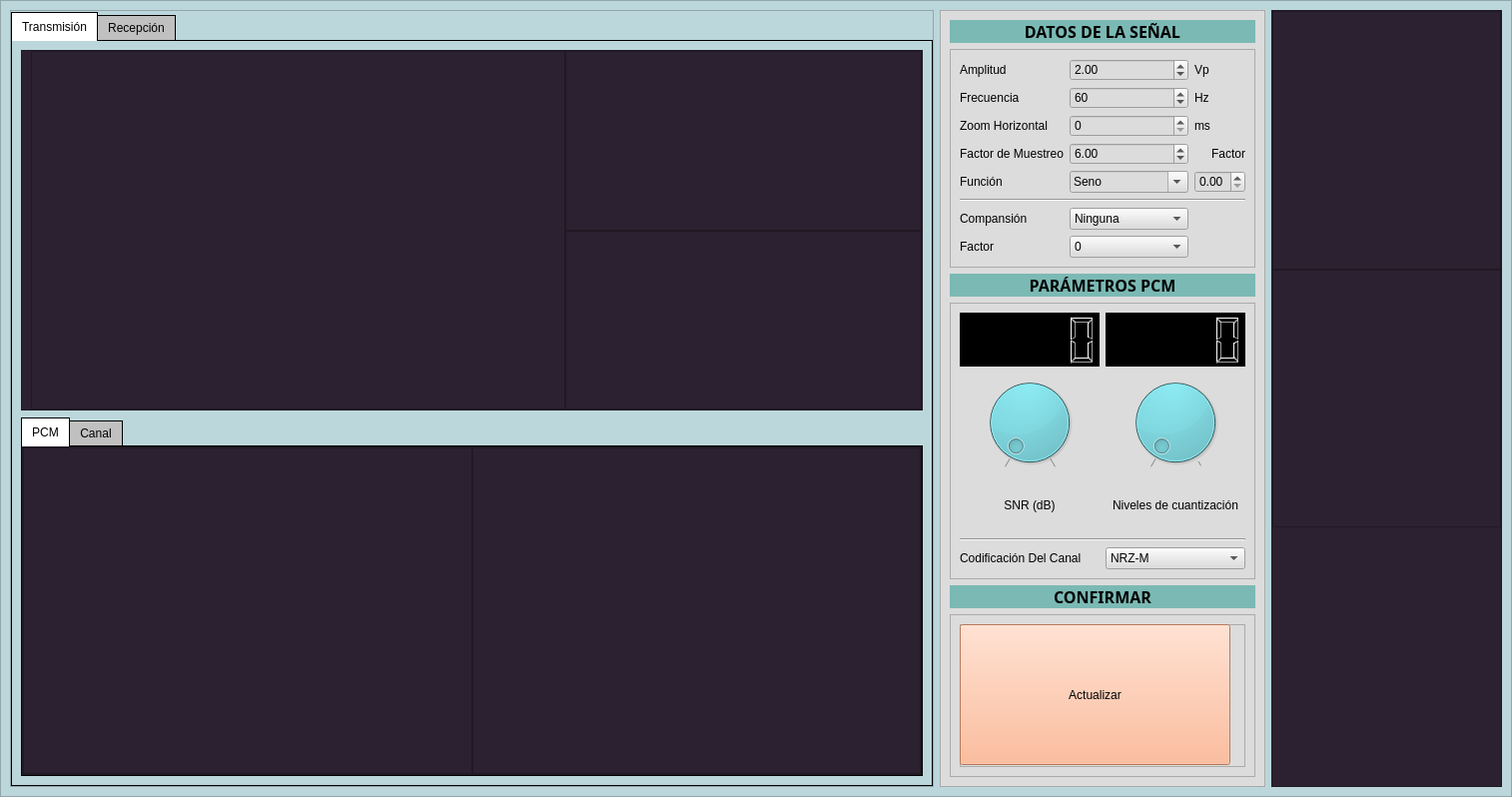
<?xml version="1.0" encoding="UTF-8"?>
<ui version="4.0">
 <class>Widget</class>
 <widget class="QWidget" name="Widget">
  <property name="geometry">
   <rect>
    <x>0</x>
    <y>0</y>
    <width>1514</width>
    <height>798</height>
   </rect>
  </property>
  <property name="windowTitle">
   <string>Widget</string>
  </property>
  <layout class="QGridLayout" name="gridLayout">
   <property name="leftMargin">
    <number>0</number>
   </property>
   <property name="topMargin">
    <number>0</number>
   </property>
   <property name="rightMargin">
    <number>0</number>
   </property>
   <property name="bottomMargin">
    <number>0</number>
   </property>
   <item row="0" column="0">
    <widget class="QFrame" name="frame">
     <property name="styleSheet">
      <string notr="true">background-color: rgb(188, 215, 219);</string>
     </property>
     <property name="frameShape">
      <enum>QFrame::StyledPanel</enum>
     </property>
     <property name="frameShadow">
      <enum>QFrame::Raised</enum>
     </property>
     <layout class="QHBoxLayout" name="horizontalLayout" stretch="4,1,1">
      <item>
       <widget class="QFrame" name="frame_2">
        <property name="styleSheet">
         <string notr="true"/>
        </property>
        <property name="frameShape">
         <enum>QFrame::StyledPanel</enum>
        </property>
        <property name="frameShadow">
         <enum>QFrame::Raised</enum>
        </property>
        <layout class="QHBoxLayout" name="horizontalLayout_3" stretch="4">
         <property name="spacing">
          <number>6</number>
         </property>
         <property name="leftMargin">
          <number>0</number>
         </property>
         <property name="topMargin">
          <number>0</number>
         </property>
         <property name="rightMargin">
          <number>0</number>
         </property>
         <property name="bottomMargin">
          <number>0</number>
         </property>
         <item>
          <widget class="QTabWidget" name="tabWidget">
           <property name="autoFillBackground">
            <bool>false</bool>
           </property>
           <property name="styleSheet">
            <string notr="true">QTabWidget::pane {
    border: 1px solid black;
    background: brown;
}

QTabWidget::tab-bar:top {
    top: 1px;
}

QTabWidget::tab-bar:bottom {
    bottom: 1px;
}

QTabWidget::tab-bar:left {
    right: 1px;
}

QTabWidget::tab-bar:right {
    left: 1px;
}

QTabBar::tab {
    border: 1px solid black;
}

QTabBar::tab:selected {
    background: white;
}

QTabBar::tab:!selected {
    background: silver;
}

QTabBar::tab:!selected:hover {
    background: #999;
}

QTabBar::tab:top:!selected {
    margin-top: 3px;
}

QTabBar::tab:bottom:!selected {
    margin-bottom: 3px;
}

QTabBar::tab:top, QTabBar::tab:bottom {
    min-width: 8ex;
    margin-right: -1px;
    padding: 5px 10px 5px 10px;
}

QTabBar::tab:top:selected {
    border-bottom-color: none;
}

QTabBar::tab:bottom:selected {
    border-top-color: none;
}

QTabBar::tab:top:last, QTabBar::tab:bottom:last,
QTabBar::tab:top:only-one, QTabBar::tab:bottom:only-one {
    margin-right: 0;
}

QTabBar::tab:left:!selected {
    margin-right: 3px;
}

QTabBar::tab:right:!selected {
    margin-left: 3px;
}

QTabBar::tab:left, QTabBar::tab:right {
    min-height: 8ex;
    margin-bottom: -1px;
    padding: 10px 5px 10px 5px;
}

QTabBar::tab:left:selected {
    border-left-color: none;
}

QTabBar::tab:right:selected {
    border-right-color: none;
}

QTabBar::tab:left:last, QTabBar::tab:right:last,
QTabBar::tab:left:only-one, QTabBar::tab:right:only-one {
    margin-bottom: 0;
}</string>
           </property>
           <property name="tabShape">
            <enum>QTabWidget::Rounded</enum>
           </property>
           <property name="currentIndex">
            <number>0</number>
           </property>
           <widget class="QWidget" name="trans">
            <attribute name="title">
             <string>Transmisión</string>
            </attribute>
            <layout class="QVBoxLayout" name="verticalLayout" stretch="1,1">
             <item>
              <widget class="QFrame" name="frame_3">
               <property name="layoutDirection">
                <enum>Qt::LeftToRight</enum>
               </property>
               <property name="styleSheet">
                <string notr="true">background-color: rgb(43, 33, 48);</string>
               </property>
               <property name="frameShape">
                <enum>QFrame::StyledPanel</enum>
               </property>
               <property name="frameShadow">
                <enum>QFrame::Raised</enum>
               </property>
               <layout class="QGridLayout" name="gridLayout_4" columnstretch="3,2">
                <property name="leftMargin">
                 <number>9</number>
                </property>
                <property name="topMargin">
                 <number>0</number>
                </property>
                <property name="rightMargin">
                 <number>0</number>
                </property>
                <property name="bottomMargin">
                 <number>0</number>
                </property>
                <property name="spacing">
                 <number>0</number>
                </property>
                <item row="0" column="1">
                 <widget class="QFrame" name="frame_17">
                  <property name="frameShape">
                   <enum>QFrame::StyledPanel</enum>
                  </property>
                  <property name="frameShadow">
                   <enum>QFrame::Raised</enum>
                  </property>
                  <layout class="QVBoxLayout" name="verticalLayout_18">
                   <property name="leftMargin">
                    <number>0</number>
                   </property>
                   <property name="topMargin">
                    <number>0</number>
                   </property>
                   <property name="rightMargin">
                    <number>0</number>
                   </property>
                   <property name="bottomMargin">
                    <number>0</number>
                   </property>
                   <item>
                    <layout class="QVBoxLayout" name="BaseBand_Freq"/>
                   </item>
                  </layout>
                 </widget>
                </item>
                <item row="1" column="1">
                 <widget class="QFrame" name="frame_16">
                  <property name="frameShape">
                   <enum>QFrame::StyledPanel</enum>
                  </property>
                  <property name="frameShadow">
                   <enum>QFrame::Raised</enum>
                  </property>
                  <layout class="QVBoxLayout" name="verticalLayout_17">
                   <property name="leftMargin">
                    <number>0</number>
                   </property>
                   <property name="topMargin">
                    <number>0</number>
                   </property>
                   <property name="rightMargin">
                    <number>0</number>
                   </property>
                   <property name="bottomMargin">
                    <number>0</number>
                   </property>
                   <item>
                    <layout class="QVBoxLayout" name="Quantized_Freq"/>
                   </item>
                  </layout>
                 </widget>
                </item>
                <item row="0" column="0" rowspan="2">
                 <widget class="QFrame" name="frame_15">
                  <property name="frameShape">
                   <enum>QFrame::StyledPanel</enum>
                  </property>
                  <property name="frameShadow">
                   <enum>QFrame::Raised</enum>
                  </property>
                  <layout class="QVBoxLayout" name="verticalLayout_16">
                   <property name="leftMargin">
                    <number>0</number>
                   </property>
                   <property name="topMargin">
                    <number>0</number>
                   </property>
                   <property name="rightMargin">
                    <number>0</number>
                   </property>
                   <property name="bottomMargin">
                    <number>0</number>
                   </property>
                   <item>
                    <layout class="QVBoxLayout" name="Signal_Tiempo"/>
                   </item>
                  </layout>
                 </widget>
                </item>
               </layout>
              </widget>
             </item>
             <item>
              <widget class="QTabWidget" name="tabWidget_3">
               <property name="focusPolicy">
                <enum>Qt::ClickFocus</enum>
               </property>
               <property name="autoFillBackground">
                <bool>false</bool>
               </property>
               <property name="styleSheet">
                <string notr="true">QTabWidget::pane {
    border: 1px solid black;
    background: brown;
}

QTabWidget::tab-bar:top {
    top: 1px;
}

QTabWidget::tab-bar:bottom {
    bottom: 1px;
}

QTabWidget::tab-bar:left {
    right: 1px;
}

QTabWidget::tab-bar:right {
    left: 1px;
}

QTabBar::tab {
    border: 1px solid black;
}

QTabBar::tab:selected {
    background: white;
}

QTabBar::tab:!selected {
    background: silver;
}

QTabBar::tab:!selected:hover {
    background: #999;
}

QTabBar::tab:top:!selected {
    margin-top: 3px;
}

QTabBar::tab:bottom:!selected {
    margin-bottom: 3px;
}

QTabBar::tab:top, QTabBar::tab:bottom {
    min-width: 8ex;
    margin-right: -1px;
    padding: 5px 10px 5px 10px;
}

QTabBar::tab:top:selected {
    border-bottom-color: none;
}

QTabBar::tab:bottom:selected {
    border-top-color: none;
}

QTabBar::tab:top:last, QTabBar::tab:bottom:last,
QTabBar::tab:top:only-one, QTabBar::tab:bottom:only-one {
    margin-right: 0;
}

QTabBar::tab:left:!selected {
    margin-right: 3px;
}

QTabBar::tab:right:!selected {
    margin-left: 3px;
}

QTabBar::tab:left, QTabBar::tab:right {
    min-height: 8ex;
    margin-bottom: -1px;
    padding: 10px 5px 10px 5px;
}

QTabBar::tab:left:selected {
    border-left-color: none;
}

QTabBar::tab:right:selected {
    border-right-color: none;
}

QTabBar::tab:left:last, QTabBar::tab:right:last,
QTabBar::tab:left:only-one, QTabBar::tab:right:only-one {
    margin-bottom: 0;
}</string>
               </property>
               <property name="currentIndex">
                <number>0</number>
               </property>
               <property name="documentMode">
                <bool>false</bool>
               </property>
               <property name="tabsClosable">
                <bool>false</bool>
               </property>
               <property name="tabBarAutoHide">
                <bool>false</bool>
               </property>
               <widget class="QWidget" name="PCM">
                <attribute name="title">
                 <string>PCM</string>
                </attribute>
                <layout class="QHBoxLayout" name="horizontalLayout_4">
                 <property name="leftMargin">
                  <number>0</number>
                 </property>
                 <property name="topMargin">
                  <number>0</number>
                 </property>
                 <property name="rightMargin">
                  <number>0</number>
                 </property>
                 <property name="bottomMargin">
                  <number>0</number>
                 </property>
                 <item>
                  <widget class="QFrame" name="frame_11">
                   <property name="styleSheet">
                    <string notr="true">background-color: rgb(43, 33, 48);</string>
                   </property>
                   <property name="frameShape">
                    <enum>QFrame::StyledPanel</enum>
                   </property>
                   <property name="frameShadow">
                    <enum>QFrame::Raised</enum>
                   </property>
                   <layout class="QHBoxLayout" name="horizontalLayout_7">
                    <property name="spacing">
                     <number>0</number>
                    </property>
                    <property name="leftMargin">
                     <number>0</number>
                    </property>
                    <property name="topMargin">
                     <number>0</number>
                    </property>
                    <property name="rightMargin">
                     <number>0</number>
                    </property>
                    <property name="bottomMargin">
                     <number>0</number>
                    </property>
                    <item>
                     <widget class="QFrame" name="frame_21">
                      <property name="frameShape">
                       <enum>QFrame::StyledPanel</enum>
                      </property>
                      <property name="frameShadow">
                       <enum>QFrame::Raised</enum>
                      </property>
                      <layout class="QVBoxLayout" name="verticalLayout_20">
                       <property name="leftMargin">
                        <number>0</number>
                       </property>
                       <property name="topMargin">
                        <number>0</number>
                       </property>
                       <property name="rightMargin">
                        <number>0</number>
                       </property>
                       <property name="bottomMargin">
                        <number>0</number>
                       </property>
                       <item>
                        <layout class="QVBoxLayout" name="Mod_Tiempo"/>
                       </item>
                      </layout>
                     </widget>
                    </item>
                    <item>
                     <widget class="QFrame" name="frame_20">
                      <property name="frameShape">
                       <enum>QFrame::StyledPanel</enum>
                      </property>
                      <property name="frameShadow">
                       <enum>QFrame::Raised</enum>
                      </property>
                      <layout class="QVBoxLayout" name="verticalLayout_19">
                       <property name="leftMargin">
                        <number>0</number>
                       </property>
                       <property name="topMargin">
                        <number>0</number>
                       </property>
                       <property name="rightMargin">
                        <number>0</number>
                       </property>
                       <property name="bottomMargin">
                        <number>0</number>
                       </property>
                       <item>
                        <layout class="QVBoxLayout" name="Mod_Freq"/>
                       </item>
                      </layout>
                     </widget>
                    </item>
                   </layout>
                  </widget>
                 </item>
                </layout>
               </widget>
               <widget class="QWidget" name="Canal">
                <attribute name="title">
                 <string>Canal</string>
                </attribute>
                <layout class="QHBoxLayout" name="horizontalLayout_5">
                 <property name="leftMargin">
                  <number>0</number>
                 </property>
                 <property name="topMargin">
                  <number>0</number>
                 </property>
                 <property name="rightMargin">
                  <number>0</number>
                 </property>
                 <property name="bottomMargin">
                  <number>0</number>
                 </property>
                 <item>
                  <widget class="QFrame" name="frame_13">
                   <property name="styleSheet">
                    <string notr="true">background-color: rgb(43, 33, 48);</string>
                   </property>
                   <property name="frameShape">
                    <enum>QFrame::StyledPanel</enum>
                   </property>
                   <property name="frameShadow">
                    <enum>QFrame::Raised</enum>
                   </property>
                   <layout class="QHBoxLayout" name="horizontalLayout_8">
                    <property name="spacing">
                     <number>0</number>
                    </property>
                    <property name="leftMargin">
                     <number>0</number>
                    </property>
                    <property name="topMargin">
                     <number>0</number>
                    </property>
                    <property name="rightMargin">
                     <number>0</number>
                    </property>
                    <property name="bottomMargin">
                     <number>0</number>
                    </property>
                    <item>
                     <widget class="QFrame" name="frame_19">
                      <property name="frameShape">
                       <enum>QFrame::StyledPanel</enum>
                      </property>
                      <property name="frameShadow">
                       <enum>QFrame::Raised</enum>
                      </property>
                      <layout class="QVBoxLayout" name="verticalLayout_23">
                       <property name="leftMargin">
                        <number>0</number>
                       </property>
                       <property name="topMargin">
                        <number>0</number>
                       </property>
                       <property name="rightMargin">
                        <number>0</number>
                       </property>
                       <property name="bottomMargin">
                        <number>0</number>
                       </property>
                       <item>
                        <layout class="QVBoxLayout" name="AWGN_Tiempo"/>
                       </item>
                      </layout>
                     </widget>
                    </item>
                    <item>
                     <widget class="QFrame" name="frame_18">
                      <property name="frameShape">
                       <enum>QFrame::StyledPanel</enum>
                      </property>
                      <property name="frameShadow">
                       <enum>QFrame::Raised</enum>
                      </property>
                      <layout class="QVBoxLayout" name="verticalLayout_24">
                       <property name="leftMargin">
                        <number>0</number>
                       </property>
                       <property name="topMargin">
                        <number>0</number>
                       </property>
                       <property name="rightMargin">
                        <number>0</number>
                       </property>
                       <property name="bottomMargin">
                        <number>0</number>
                       </property>
                       <item>
                        <layout class="QVBoxLayout" name="AWGN_Freq"/>
                       </item>
                      </layout>
                     </widget>
                    </item>
                   </layout>
                  </widget>
                 </item>
                </layout>
               </widget>
              </widget>
             </item>
            </layout>
           </widget>
           <widget class="QWidget" name="recep">
            <attribute name="title">
             <string>Recepción</string>
            </attribute>
            <layout class="QHBoxLayout" name="horizontalLayout_6">
             <property name="leftMargin">
              <number>0</number>
             </property>
             <property name="topMargin">
              <number>0</number>
             </property>
             <property name="rightMargin">
              <number>0</number>
             </property>
             <property name="bottomMargin">
              <number>0</number>
             </property>
             <item>
              <widget class="QFrame" name="frame_12">
               <property name="styleSheet">
                <string notr="true">background-color: rgb(43, 33, 48);</string>
               </property>
               <property name="frameShape">
                <enum>QFrame::StyledPanel</enum>
               </property>
               <property name="frameShadow">
                <enum>QFrame::Raised</enum>
               </property>
               <layout class="QGridLayout" name="gridLayout_5">
                <item row="1" column="0">
                 <widget class="QFrame" name="frame_10">
                  <property name="frameShape">
                   <enum>QFrame::StyledPanel</enum>
                  </property>
                  <property name="frameShadow">
                   <enum>QFrame::Raised</enum>
                  </property>
                  <layout class="QVBoxLayout" name="verticalLayout_31">
                   <property name="leftMargin">
                    <number>0</number>
                   </property>
                   <property name="topMargin">
                    <number>0</number>
                   </property>
                   <property name="rightMargin">
                    <number>0</number>
                   </property>
                   <property name="bottomMargin">
                    <number>0</number>
                   </property>
                   <item>
                    <layout class="QVBoxLayout" name="Signal_ZOH"/>
                   </item>
                  </layout>
                 </widget>
                </item>
                <item row="0" column="1">
                 <widget class="QFrame" name="frame_14">
                  <property name="frameShape">
                   <enum>QFrame::StyledPanel</enum>
                  </property>
                  <property name="frameShadow">
                   <enum>QFrame::Raised</enum>
                  </property>
                  <layout class="QVBoxLayout" name="verticalLayout_30">
                   <property name="leftMargin">
                    <number>0</number>
                   </property>
                   <property name="topMargin">
                    <number>0</number>
                   </property>
                   <property name="rightMargin">
                    <number>0</number>
                   </property>
                   <property name="bottomMargin">
                    <number>0</number>
                   </property>
                   <item>
                    <layout class="QVBoxLayout" name="Signal_Dec"/>
                   </item>
                  </layout>
                 </widget>
                </item>
                <item row="0" column="0">
                 <widget class="QFrame" name="frame_8">
                  <property name="frameShape">
                   <enum>QFrame::StyledPanel</enum>
                  </property>
                  <property name="frameShadow">
                   <enum>QFrame::Raised</enum>
                  </property>
                  <layout class="QVBoxLayout" name="verticalLayout_29">
                   <property name="leftMargin">
                    <number>0</number>
                   </property>
                   <property name="topMargin">
                    <number>0</number>
                   </property>
                   <property name="rightMargin">
                    <number>0</number>
                   </property>
                   <property name="bottomMargin">
                    <number>0</number>
                   </property>
                   <item>
                    <layout class="QVBoxLayout" name="H_Filtro"/>
                   </item>
                  </layout>
                 </widget>
                </item>
                <item row="1" column="1">
                 <widget class="QFrame" name="frame_9">
                  <property name="frameShape">
                   <enum>QFrame::StyledPanel</enum>
                  </property>
                  <property name="frameShadow">
                   <enum>QFrame::Raised</enum>
                  </property>
                  <layout class="QVBoxLayout" name="verticalLayout_32">
                   <property name="leftMargin">
                    <number>0</number>
                   </property>
                   <property name="topMargin">
                    <number>0</number>
                   </property>
                   <property name="rightMargin">
                    <number>0</number>
                   </property>
                   <property name="bottomMargin">
                    <number>0</number>
                   </property>
                   <item>
                    <layout class="QVBoxLayout" name="Spec_ZOH"/>
                   </item>
                  </layout>
                 </widget>
                </item>
               </layout>
              </widget>
             </item>
            </layout>
           </widget>
          </widget>
         </item>
        </layout>
       </widget>
      </item>
      <item>
       <widget class="QFrame" name="frame_4">
        <property name="styleSheet">
         <string notr="true">background-color: rgb(220, 220, 220);</string>
        </property>
        <property name="frameShape">
         <enum>QFrame::StyledPanel</enum>
        </property>
        <property name="frameShadow">
         <enum>QFrame::Raised</enum>
        </property>
        <layout class="QVBoxLayout" name="verticalLayout_2" stretch="1,0,1,17,1,10">
         <item>
          <widget class="QLabel" name="label">
           <property name="font">
            <font>
             <family>Segoe UI Black</family>
             <pointsize>12</pointsize>
             <bold>true</bold>
            </font>
           </property>
           <property name="layoutDirection">
            <enum>Qt::LeftToRight</enum>
           </property>
           <property name="styleSheet">
            <string notr="true">color: rgb(0, 0, 0);
background-color: rgb(123, 185, 180);</string>
           </property>
           <property name="text">
            <string>DATOS DE LA SEÑAL</string>
           </property>
           <property name="textFormat">
            <enum>Qt::PlainText</enum>
           </property>
           <property name="alignment">
            <set>Qt::AlignCenter</set>
           </property>
          </widget>
         </item>
         <item>
          <widget class="QFrame" name="frame_5">
           <property name="frameShape">
            <enum>QFrame::StyledPanel</enum>
           </property>
           <property name="frameShadow">
            <enum>QFrame::Raised</enum>
           </property>
           <layout class="QGridLayout" name="gridLayout_2">
            <item row="0" column="1">
             <widget class="QDoubleSpinBox" name="amplitude">
              <property name="singleStep">
               <double>0.500000000000000</double>
              </property>
              <property name="value">
               <double>2.000000000000000</double>
              </property>
             </widget>
            </item>
            <item row="12" column="0">
             <widget class="QLabel" name="label_18">
              <property name="styleSheet">
               <string notr="true">color: rgb(0, 0, 0);</string>
              </property>
              <property name="text">
               <string>Factor</string>
              </property>
             </widget>
            </item>
            <item row="7" column="0">
             <widget class="QLabel" name="label_7">
              <property name="styleSheet">
               <string notr="true">color: rgb(0, 0, 0);</string>
              </property>
              <property name="text">
               <string>Factor de Muestreo</string>
              </property>
             </widget>
            </item>
            <item row="7" column="1">
             <widget class="QDoubleSpinBox" name="sampling_factor">
              <property name="minimum">
               <double>0.100000000000000</double>
              </property>
              <property name="singleStep">
               <double>0.500000000000000</double>
              </property>
              <property name="value">
               <double>6.000000000000000</double>
              </property>
             </widget>
            </item>
            <item row="4" column="0">
             <widget class="QLabel" name="label_5">
              <property name="styleSheet">
               <string notr="true">color: rgb(0, 0, 0);</string>
              </property>
              <property name="text">
               <string>Zoom Horizontal</string>
              </property>
             </widget>
            </item>
            <item row="2" column="0">
             <widget class="QLabel" name="label_4">
              <property name="styleSheet">
               <string notr="true">color: rgb(0, 0, 0);</string>
              </property>
              <property name="text">
               <string>Frecuencia</string>
              </property>
             </widget>
            </item>
            <item row="9" column="2">
             <widget class="QDoubleSpinBox" name="freq_separation_factor">
              <property name="enabled">
               <bool>true</bool>
              </property>
              <property name="minimum">
               <double>0.000000000000000</double>
              </property>
              <property name="maximum">
               <double>5.000000000000000</double>
              </property>
              <property name="singleStep">
               <double>0.500000000000000</double>
              </property>
             </widget>
            </item>
            <item row="2" column="2">
             <widget class="QLabel" name="label_8">
              <property name="styleSheet">
               <string notr="true">color: rgb(0, 0, 0);</string>
              </property>
              <property name="text">
               <string>Hz</string>
              </property>
             </widget>
            </item>
            <item row="4" column="2">
             <widget class="QLabel" name="label_9">
              <property name="styleSheet">
               <string notr="true">color: rgb(0, 0, 0);</string>
              </property>
              <property name="text">
               <string>ms</string>
              </property>
             </widget>
            </item>
            <item row="0" column="0">
             <widget class="QLabel" name="label_2">
              <property name="styleSheet">
               <string notr="true">color: rgb(0, 0, 0);</string>
              </property>
              <property name="text">
               <string>Amplitud</string>
              </property>
             </widget>
            </item>
            <item row="10" column="0" colspan="3">
             <widget class="Line" name="line_2">
              <property name="orientation">
               <enum>Qt::Horizontal</enum>
              </property>
             </widget>
            </item>
            <item row="9" column="1">
             <widget class="QComboBox" name="wave_type_dropdown">
              <property name="enabled">
               <bool>true</bool>
              </property>
              <property name="editable">
               <bool>true</bool>
              </property>
              <item>
               <property name="text">
                <string>Seno</string>
               </property>
              </item>
              <item>
               <property name="text">
                <string>Triangular</string>
               </property>
              </item>
              <item>
               <property name="text">
                <string>Cuadrada</string>
               </property>
              </item>
              <item>
               <property name="text">
                <string>Diente de Sierra</string>
               </property>
              </item>
              <item>
               <property name="text">
                <string>2 Senoidales</string>
               </property>
              </item>
              <item>
               <property name="text">
                <string>3 Senoidales</string>
               </property>
              </item>
             </widget>
            </item>
            <item row="11" column="1">
             <widget class="QComboBox" name="compression_type">
              <item>
               <property name="text">
                <string>Ninguna</string>
               </property>
              </item>
              <item>
               <property name="text">
                <string>μ</string>
               </property>
              </item>
              <item>
               <property name="text">
                <string>A</string>
               </property>
              </item>
             </widget>
            </item>
            <item row="11" column="0">
             <widget class="QLabel" name="label_17">
              <property name="styleSheet">
               <string notr="true">color: rgb(0, 0, 0);</string>
              </property>
              <property name="text">
               <string>Compansión</string>
              </property>
             </widget>
            </item>
            <item row="0" column="2">
             <widget class="QLabel" name="label_3">
              <property name="styleSheet">
               <string notr="true">color: rgb(0, 0, 0);</string>
              </property>
              <property name="text">
               <string>Vp</string>
              </property>
             </widget>
            </item>
            <item row="9" column="0">
             <widget class="QLabel" name="label_12">
              <property name="styleSheet">
               <string notr="true">color: rgb(0, 0, 0);</string>
              </property>
              <property name="text">
               <string>Función</string>
              </property>
             </widget>
            </item>
            <item row="12" column="1">
             <widget class="QComboBox" name="compression_factor">
              <item>
               <property name="text">
                <string>0</string>
               </property>
              </item>
              <item>
               <property name="text">
                <string>1</string>
               </property>
              </item>
              <item>
               <property name="text">
                <string>10</string>
               </property>
              </item>
              <item>
               <property name="text">
                <string>100</string>
               </property>
              </item>
              <item>
               <property name="text">
                <string>200</string>
               </property>
              </item>
              <item>
               <property name="text">
                <string>400</string>
               </property>
              </item>
              <item>
               <property name="text">
                <string>1000</string>
               </property>
              </item>
             </widget>
            </item>
            <item row="7" column="2">
             <widget class="QLabel" name="label_14">
              <property name="enabled">
               <bool>true</bool>
              </property>
              <property name="styleSheet">
               <string notr="true">color: rgb(0, 0, 0);</string>
              </property>
              <property name="text">
               <string>Factor</string>
              </property>
              <property name="alignment">
               <set>Qt::AlignRight|Qt::AlignTrailing|Qt::AlignVCenter</set>
              </property>
             </widget>
            </item>
            <item row="4" column="1">
             <widget class="QSpinBox" name="duration">
              <property name="minimum">
               <number>0</number>
              </property>
              <property name="singleStep">
               <number>10</number>
              </property>
             </widget>
            </item>
            <item row="2" column="1">
             <widget class="QSpinBox" name="frequency">
              <property name="minimum">
               <number>1</number>
              </property>
              <property name="value">
               <number>60</number>
              </property>
             </widget>
            </item>
           </layout>
          </widget>
         </item>
         <item>
          <widget class="QLabel" name="label_15">
           <property name="font">
            <font>
             <family>Segoe UI Black</family>
             <pointsize>12</pointsize>
             <bold>true</bold>
            </font>
           </property>
           <property name="layoutDirection">
            <enum>Qt::LeftToRight</enum>
           </property>
           <property name="styleSheet">
            <string notr="true">color: rgb(0, 0, 0);
background-color: rgb(123, 185, 180);</string>
           </property>
           <property name="text">
            <string>PARÁMETROS PCM</string>
           </property>
           <property name="textFormat">
            <enum>Qt::PlainText</enum>
           </property>
           <property name="alignment">
            <set>Qt::AlignCenter</set>
           </property>
          </widget>
         </item>
         <item>
          <widget class="QFrame" name="frame_6">
           <property name="frameShape">
            <enum>QFrame::StyledPanel</enum>
           </property>
           <property name="frameShadow">
            <enum>QFrame::Raised</enum>
           </property>
           <layout class="QGridLayout" name="gridLayout_6">
            <item row="4" column="0" colspan="2">
             <widget class="Line" name="line">
              <property name="orientation">
               <enum>Qt::Horizontal</enum>
              </property>
             </widget>
            </item>
            <item row="2" column="1">
             <widget class="QDial" name="quantization_knob">
              <property name="styleSheet">
               <string notr="true">background-color: rgb(222, 229, 95);
background-color: rgb(128, 213, 222);</string>
              </property>
              <property name="minimum">
               <number>1</number>
              </property>
              <property name="maximum">
               <number>8</number>
              </property>
              <property name="singleStep">
               <number>21</number>
              </property>
              <property name="pageStep">
               <number>10</number>
              </property>
              <property name="value">
               <number>1</number>
              </property>
              <property name="notchesVisible">
               <bool>true</bool>
              </property>
             </widget>
            </item>
            <item row="1" column="1">
             <widget class="QLCDNumber" name="quantization_display">
              <property name="styleSheet">
               <string notr="true">background-color: rgb(0, 0, 0);</string>
              </property>
              <property name="segmentStyle">
               <enum>QLCDNumber::Filled</enum>
              </property>
             </widget>
            </item>
            <item row="3" column="1">
             <widget class="QLabel" name="label_11">
              <property name="styleSheet">
               <string notr="true">color: rgb(0, 0, 0);</string>
              </property>
              <property name="text">
               <string>Niveles de cuantización</string>
              </property>
              <property name="alignment">
               <set>Qt::AlignCenter</set>
              </property>
             </widget>
            </item>
            <item row="5" column="0">
             <widget class="QLabel" name="label_13">
              <property name="styleSheet">
               <string notr="true">color: rgb(0, 0, 0);</string>
              </property>
              <property name="text">
               <string>Codificación Del Canal</string>
              </property>
             </widget>
            </item>
            <item row="1" column="0">
             <widget class="QLCDNumber" name="snr_display">
              <property name="autoFillBackground">
               <bool>false</bool>
              </property>
              <property name="styleSheet">
               <string notr="true">background-color: rgb(0, 0, 0);</string>
              </property>
              <property name="segmentStyle">
               <enum>QLCDNumber::Filled</enum>
              </property>
             </widget>
            </item>
            <item row="5" column="1">
             <widget class="QComboBox" name="channel_cod_dropdown">
              <property name="editable">
               <bool>false</bool>
              </property>
              <item>
               <property name="text">
                <string>NRZ-M</string>
               </property>
              </item>
              <item>
               <property name="text">
                <string>RZ-M</string>
               </property>
              </item>
              <item>
               <property name="text">
                <string>RZ-AMI</string>
               </property>
              </item>
             </widget>
            </item>
            <item row="3" column="0">
             <widget class="QLabel" name="label_10">
              <property name="styleSheet">
               <string notr="true">color: rgb(0, 0, 0);</string>
              </property>
              <property name="text">
               <string>SNR (dB)</string>
              </property>
              <property name="alignment">
               <set>Qt::AlignCenter</set>
              </property>
             </widget>
            </item>
            <item row="2" column="0">
             <widget class="QDial" name="snr_knob">
              <property name="styleSheet">
               <string notr="true">background-color: rgb(222, 229, 95);
background-color: rgb(128, 213, 222);</string>
              </property>
              <property name="minimum">
               <number>1</number>
              </property>
              <property name="maximum">
               <number>10</number>
              </property>
              <property name="singleStep">
               <number>10</number>
              </property>
              <property name="pageStep">
               <number>10</number>
              </property>
              <property name="value">
               <number>1</number>
              </property>
              <property name="sliderPosition">
               <number>1</number>
              </property>
              <property name="notchesVisible">
               <bool>true</bool>
              </property>
             </widget>
            </item>
           </layout>
          </widget>
         </item>
         <item>
          <widget class="QLabel" name="label_16">
           <property name="font">
            <font>
             <family>Segoe UI Black</family>
             <pointsize>12</pointsize>
             <bold>true</bold>
            </font>
           </property>
           <property name="layoutDirection">
            <enum>Qt::LeftToRight</enum>
           </property>
           <property name="styleSheet">
            <string notr="true">color: rgb(0, 0, 0);
background-color: rgb(123, 185, 180);
</string>
           </property>
           <property name="text">
            <string>CONFIRMAR</string>
           </property>
           <property name="textFormat">
            <enum>Qt::PlainText</enum>
           </property>
           <property name="alignment">
            <set>Qt::AlignCenter</set>
           </property>
          </widget>
         </item>
         <item>
          <widget class="QFrame" name="frame_7">
           <property name="frameShape">
            <enum>QFrame::StyledPanel</enum>
           </property>
           <property name="frameShadow">
            <enum>QFrame::Raised</enum>
           </property>
           <layout class="QVBoxLayout" name="verticalLayout_4">
            <item>
             <widget class="QFrame" name="frame_22">
              <property name="frameShape">
               <enum>QFrame::StyledPanel</enum>
              </property>
              <property name="frameShadow">
               <enum>QFrame::Raised</enum>
              </property>
              <widget class="QPushButton" name="update">
               <property name="geometry">
                <rect>
                 <x>0</x>
                 <y>0</y>
                 <width>271</width>
                 <height>141</height>
                </rect>
               </property>
               <property name="styleSheet">
                <string notr="true">color: rgb(0, 0, 0);
background-color: rgb(255, 170, 127);</string>
               </property>
               <property name="text">
                <string>Actualizar</string>
               </property>
              </widget>
             </widget>
            </item>
           </layout>
          </widget>
         </item>
        </layout>
       </widget>
      </item>
      <item>
       <widget class="QFrame" name="frame_23">
        <property name="styleSheet">
         <string notr="true">background-color: rgb(43, 33, 48);</string>
        </property>
        <property name="frameShape">
         <enum>QFrame::StyledPanel</enum>
        </property>
        <property name="frameShadow">
         <enum>QFrame::Raised</enum>
        </property>
        <layout class="QVBoxLayout" name="verticalLayout_3" stretch="1,1,1">
         <property name="spacing">
          <number>0</number>
         </property>
         <property name="leftMargin">
          <number>0</number>
         </property>
         <property name="topMargin">
          <number>0</number>
         </property>
         <property name="rightMargin">
          <number>0</number>
         </property>
         <property name="bottomMargin">
          <number>0</number>
         </property>
         <item>
          <widget class="QTextBrowser" name="PCM_OUT">
           <property name="styleSheet">
            <string notr="true">color: rgb(255, 255, 255);
background-color: rgb(43, 33, 48);
font: 7pt &quot;Cascadia Code&quot;;

</string>
           </property>
          </widget>
         </item>
         <item>
          <widget class="QTextBrowser" name="PCM_RX">
           <property name="styleSheet">
            <string notr="true">color: rgb(255, 255, 255);
background-color: rgb(43, 33, 48);
font: 9pt &quot;Cascadia Code&quot;;

</string>
           </property>
          </widget>
         </item>
         <item>
          <layout class="QHBoxLayout" name="Compression_Graph"/>
         </item>
        </layout>
       </widget>
      </item>
     </layout>
    </widget>
   </item>
  </layout>
 </widget>
 <resources/>
 <connections/>
</ui>
